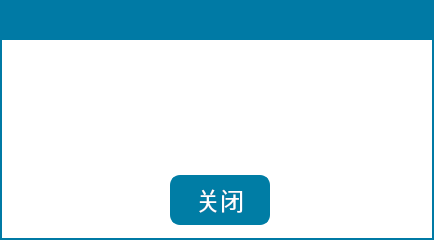
<?xml version="1.0" encoding="UTF-8"?>
<ui version="4.0">
 <class>InfoBox</class>
 <widget class="QDialog" name="InfoBox">
  <property name="geometry">
   <rect>
    <x>0</x>
    <y>0</y>
    <width>434</width>
    <height>240</height>
   </rect>
  </property>
  <property name="windowTitle">
   <string>Dialog</string>
  </property>
  <property name="styleSheet">
   <string notr="true">QDialog{
border:2px solid rgb(0, 122, 165);
border-radius:0px;
background-color: rgb(255, 255, 255);
}
QToolButton{
font: 18pt &quot;微软雅黑&quot;;
color:rgb(255, 255, 255);
border:2px solid rgb(0, 125, 165);
border-radius:10px;
background-color: rgb(0, 125, 165);
}
QLabel{
font: 18pt &quot;微软雅黑&quot;;
color: rgb(0, 125, 165);
}
</string>
  </property>
  <widget class="QToolButton" name="pBtn_ok">
   <property name="geometry">
    <rect>
     <x>170</x>
     <y>175</y>
     <width>100</width>
     <height>50</height>
    </rect>
   </property>
   <property name="font">
    <font>
     <family>微软雅黑</family>
     <pointsize>18</pointsize>
     <weight>50</weight>
     <italic>false</italic>
     <bold>false</bold>
    </font>
   </property>
   <property name="text">
    <string>关闭</string>
   </property>
   <property name="icon">
    <iconset resource="../image.qrc">
     <normaloff>:/Image/close.png</normaloff>:/Image/close.png</iconset>
   </property>
   <property name="iconSize">
    <size>
     <width>40</width>
     <height>30</height>
    </size>
   </property>
   <property name="toolButtonStyle">
    <enum>Qt::ToolButtonTextBesideIcon</enum>
   </property>
  </widget>
  <widget class="QLabel" name="lb_context">
   <property name="geometry">
    <rect>
     <x>10</x>
     <y>55</y>
     <width>410</width>
     <height>100</height>
    </rect>
   </property>
   <property name="font">
    <font>
     <family>文泉驿等宽微米黑</family>
     <pointsize>18</pointsize>
     <weight>50</weight>
     <italic>false</italic>
     <bold>false</bold>
    </font>
   </property>
   <property name="styleSheet">
    <string notr="true">font: 18pt &quot;文泉驿等宽微米黑&quot;;
color: rgb(0, 122, 165);</string>
   </property>
   <property name="text">
    <string/>
   </property>
   <property name="alignment">
    <set>Qt::AlignCenter</set>
   </property>
   <property name="wordWrap">
    <bool>true</bool>
   </property>
  </widget>
  <widget class="QLabel" name="lb_title">
   <property name="geometry">
    <rect>
     <x>0</x>
     <y>0</y>
     <width>434</width>
     <height>40</height>
    </rect>
   </property>
   <property name="styleSheet">
    <string notr="true">font: 20pt &quot;文泉驿等宽微米黑&quot;;
color: rgb(255, 255, 255);
background-color: rgb(0, 122, 165);</string>
   </property>
   <property name="text">
    <string/>
   </property>
  </widget>
 </widget>
 <resources>
  <include location="../image.qrc"/>
 </resources>
 <connections/>
</ui>
